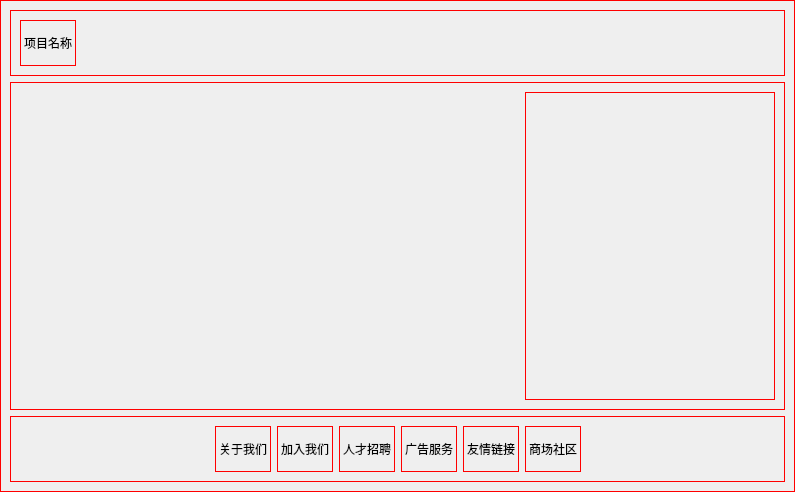
<?xml version="1.0" encoding="UTF-8"?>
<ui version="4.0">
 <class>Form</class>
 <widget class="QWidget" name="Form">
  <property name="geometry">
   <rect>
    <x>0</x>
    <y>0</y>
    <width>795</width>
    <height>492</height>
   </rect>
  </property>
  <property name="windowTitle">
   <string>Form</string>
  </property>
  <property name="styleSheet">
   <string notr="true">QWidget{
	border:1px solid red;
}</string>
  </property>
  <layout class="QHBoxLayout" name="horizontalLayout">
   <property name="spacing">
    <number>0</number>
   </property>
   <property name="leftMargin">
    <number>0</number>
   </property>
   <property name="topMargin">
    <number>0</number>
   </property>
   <property name="rightMargin">
    <number>0</number>
   </property>
   <property name="bottomMargin">
    <number>0</number>
   </property>
   <item>
    <widget class="QFrame" name="frame">
     <property name="styleSheet">
      <string notr="true"/>
     </property>
     <property name="frameShape">
      <enum>QFrame::StyledPanel</enum>
     </property>
     <property name="frameShadow">
      <enum>QFrame::Raised</enum>
     </property>
     <layout class="QVBoxLayout" name="verticalLayout" stretch="1,5,1">
      <item>
       <widget class="QFrame" name="frame_title">
        <property name="frameShape">
         <enum>QFrame::StyledPanel</enum>
        </property>
        <property name="frameShadow">
         <enum>QFrame::Raised</enum>
        </property>
        <layout class="QHBoxLayout" name="horizontalLayout_8">
         <item alignment="Qt::AlignLeft">
          <widget class="QLabel" name="label_9">
           <property name="text">
            <string>项目名称</string>
           </property>
          </widget>
         </item>
        </layout>
       </widget>
      </item>
      <item>
       <widget class="QFrame" name="frame_backgorund">
        <property name="frameShape">
         <enum>QFrame::StyledPanel</enum>
        </property>
        <property name="frameShadow">
         <enum>QFrame::Raised</enum>
        </property>
        <layout class="QHBoxLayout" name="horizontalLayout_3" stretch="2,1">
         <item alignment="Qt::AlignBottom">
          <widget class="QFrame" name="frame_blank">
           <property name="frameShape">
            <enum>QFrame::StyledPanel</enum>
           </property>
           <property name="frameShadow">
            <enum>QFrame::Raised</enum>
           </property>
          </widget>
         </item>
         <item>
          <widget class="QFrame" name="frame_login_and_signup">
           <property name="frameShape">
            <enum>QFrame::StyledPanel</enum>
           </property>
           <property name="frameShadow">
            <enum>QFrame::Raised</enum>
           </property>
           <layout class="QVBoxLayout" name="verticalLayout_2" stretch=""/>
          </widget>
         </item>
        </layout>
       </widget>
      </item>
      <item>
       <widget class="QFrame" name="frame_other">
        <property name="frameShape">
         <enum>QFrame::StyledPanel</enum>
        </property>
        <property name="frameShadow">
         <enum>QFrame::Raised</enum>
        </property>
        <layout class="QHBoxLayout" name="horizontalLayout_2">
         <item>
          <spacer name="horizontalSpacer">
           <property name="orientation">
            <enum>Qt::Horizontal</enum>
           </property>
           <property name="sizeHint" stdset="0">
            <size>
             <width>186</width>
             <height>20</height>
            </size>
           </property>
          </spacer>
         </item>
         <item>
          <widget class="QLabel" name="label">
           <property name="text">
            <string>关于我们</string>
           </property>
          </widget>
         </item>
         <item>
          <widget class="QLabel" name="label_2">
           <property name="text">
            <string>加入我们</string>
           </property>
          </widget>
         </item>
         <item>
          <widget class="QLabel" name="label_3">
           <property name="text">
            <string>人才招聘</string>
           </property>
          </widget>
         </item>
         <item>
          <widget class="QLabel" name="label_4">
           <property name="text">
            <string>广告服务</string>
           </property>
          </widget>
         </item>
         <item>
          <widget class="QLabel" name="label_5">
           <property name="text">
            <string>友情链接</string>
           </property>
          </widget>
         </item>
         <item>
          <widget class="QLabel" name="label_6">
           <property name="text">
            <string>商场社区</string>
           </property>
          </widget>
         </item>
         <item>
          <spacer name="horizontalSpacer_2">
           <property name="orientation">
            <enum>Qt::Horizontal</enum>
           </property>
           <property name="sizeHint" stdset="0">
            <size>
             <width>185</width>
             <height>20</height>
            </size>
           </property>
          </spacer>
         </item>
        </layout>
       </widget>
      </item>
     </layout>
    </widget>
   </item>
  </layout>
 </widget>
 <resources/>
 <connections/>
</ui>
